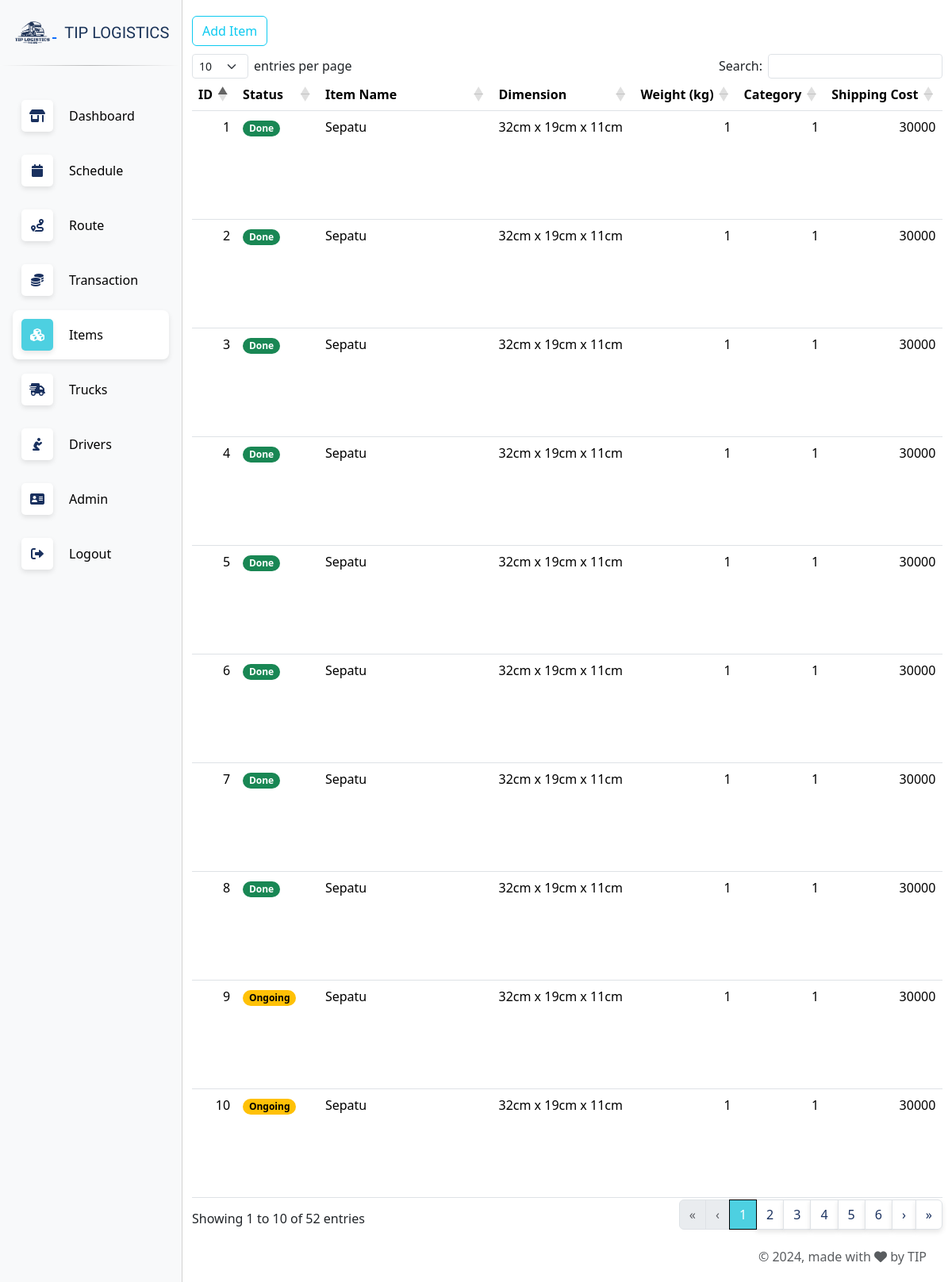
Page /items.php (signed in) on the committed database.
### tables this page shows
CREATE TABLE IF NOT EXISTS `item` (
  `id` int(11) NOT NULL AUTO_INCREMENT,
  `status` tinyint(1) NOT NULL DEFAULT 0,
  `item_name` varchar(45) NOT NULL,
  `panjang` int(11) NOT NULL,
  `lebar` int(11) NOT NULL,
  `tinggi` int(11) NOT NULL,
  `weight_kg` int(11) NOT NULL,
  `category` int(11) NOT NULL,
  `shipping_cost` int(11) NOT NULL,
  `order_received` timestamp NOT NULL DEFAULT current_timestamp() ON UPDATE current_timestamp(),
  `order_completed` datetime DEFAULT NULL,
  `id_location_from` int(11) NOT NULL,
  `sender_name` varchar(50) NOT NULL,
  `sender_phone_num` varchar(12) NOT NULL,
  `id_location_to` int(11) NOT NULL,
  `receiver_name` varchar(50) NOT NULL,
  `receiver_phone_num` varchar(12) NOT NULL,
  PRIMARY KEY (`id`),
  KEY `item_ibfk_2` (`category`),
  KEY `id_city_to` (`id_location_to`) USING BTREE,
  KEY `id_city_from` (`id_location_from`) USING BTREE
);

### items.php (the view, shortened to what this page needs)
<?php
require "connect.php";
?>
<!DOCTYPE html>
<html lang="en">
<head>
    <?php include('head.php'); ?>
</head>
<body>
    <?php
      include('navbar.php');
    ?>
    <div class="main-content">
    <div class="container">
        <div style="margin-top:20px;">
          <?php if ($manager['position'] == 2): ?>
            <button class="btn btn-outline-info" onclick="redirectToNewPage()">Add Item</button>
          <?php endif; ?>
          </div>
      <?php
      include "database.php";
      $sql = "SELECT * FROM item";
      $result = $db->query($sql);
      if ($result->num_rows > 0) {
          echo "<table class='table table-hover fixed-size-table table-unscheduled' id='table-items'>
                <thead>
                  <tr>
                      <th>ID</th>
                      <th>Status</th>
                      <th>Item Name</th>
                      <th>Dimension</th>
                      <th>Weight (kg)</th>
                      <th>Category</th>
                      <th>Shipping Cost</th>
                      <th>Order Received</th>
                      <th>Order Completed</th>
                      <th>Location From</th>
                      <th>Sender Name</th>
                      <th>Sender Phone Num</th>
                      <th>Location To</th>
                      <th>Receiver Name</th>
                      <th>Receiver Phone Num</th>
                  </tr>
                </thead>
                <tbody>";
          while ($row = $result->fetch_assoc()) {
              echo "<tr>
                      <td>".$row["id"]."</td>
                      <td>";
              if ($row["status"] == 0){
                echo '<span class="badge rounded-pill text-bg-danger">Unscheduled</span>';
              }else if ($row["status"] == 1){
                echo '<span class="badge rounded-pill text-bg-warning">Ongoing</span>';
              }else {
                echo '<span class="badge rounded-pill text-bg-success">Done</span>';
              }
              echo "</td>
                      <td>".$row["item_name"]."</td>
                      <td>" . $row['panjang'] . "cm x " . $row['lebar'] . "cm x " . $row['tinggi'] . "cm </td>
                      <td>".$row["weight_kg"]."</td>
                      <td>".$row["category"]."</td>
                      <td>".$row["shipping_cost"]."</td>
                      <td>".$row["order_received"]."</td>
                      <td>".$row["order_completed"]."</td>";
              echo "<td>".$row["receiver_name"]."</td>
                    <td>".$row["receiver_phone_num"]."</td>
                </tr>";
          }
          echo "</tbody>
          </table>";
      }
  ?>
  </div>
  <?php
    include('footer.php');
  ?>
  </div>
</body>
</html>

### assets/style.css (style rules this page uses)
#table-unscheduled, #table-on-going, #table-completed, #table-items, #table-1best, #table-2best, #table-3best, #table-driver { min-width: 100%; width: 100%; }
th, td { white-space: nowrap; }
.main-content { display: flex; flex-direction: column; min-height: 100vh; }

### assets/datatables/datatables.css (style rules this page uses)
:root { --dt-row-selected: 13, 110, 253; --dt-row-selected-text: 255, 255, 255; --dt-row-selected-link: 9, 10, 11; --dt-row-stripe: 0, 0, 0; --dt-row-hover: 0, 0, 0; --dt-column-ordering: 0, 0, 0; --dt-html-background: white; }
table.dataTable thead > tr > th.dt-orderable-asc, table.dataTable thead > tr > th.dt-orderable-desc, table.dataTable thead > tr > th.dt-ordering-asc, table.dataTable thead > tr > th.dt-ordering-desc, table.dataTable thead > tr > td.dt-orderable-asc, table.dataTable thead > tr > td.dt-orderable-desc, table.dataTable thead > tr > td.dt-ordering-asc, table.dataTable thead > tr > td.dt-ordering-desc { position: relative; padding-right: 30px; }
table.dataTable thead > tr > th.dt-orderable-asc, table.dataTable thead > tr > th.dt-orderable-desc, table.dataTable thead > tr > td.dt-orderable-asc, table.dataTable thead > tr > td.dt-orderable-desc { cursor: pointer; }
table.dataTable th, table.dataTable td { box-sizing: border-box; }
table.dataTable th.dt-type-numeric, table.dataTable th.dt-type-date, table.dataTable td.dt-type-numeric, table.dataTable td.dt-type-date { text-align: right; }
table.dataTable thead th, table.dataTable thead td, table.dataTable tfoot th, table.dataTable tfoot td { text-align: left; }
table.table.dataTable { clear: both; margin-bottom: 0; max-width: none; border-spacing: 0; }
table.table.dataTable > :not(caption) > * > * { background-color: transparent; }
table.table.dataTable > tbody > tr { background-color: transparent; }

### rows in the picture
item: id "1", status "Done", item_name "Sepatu", panjang "32", lebar "19", tinggi "11", weight_kg "1", category "1", shipping_cost "30000"
item: id "2", status "Done", item_name "Sepatu", panjang "32", lebar "19", tinggi "11", weight_kg "1", category "1", shipping_cost "30000"
item: id "3", status "Done", item_name "Sepatu", panjang "32", lebar "19", tinggi "11", weight_kg "1", category "1", shipping_cost "30000"
item: id "4", status "Done", item_name "Sepatu", panjang "32", lebar "19", tinggi "11", weight_kg "1", category "1", shipping_cost "30000"
item: id "5", status "Done", item_name "Sepatu", panjang "32", lebar "19", tinggi "11", weight_kg "1", category "1", shipping_cost "30000"
item: id "6", status "Done", item_name "Sepatu", panjang "32", lebar "19", tinggi "11", weight_kg "1", category "1", shipping_cost "30000"
item: id "7", status "Done", item_name "Sepatu", panjang "32", lebar "19", tinggi "11", weight_kg "1", category "1", shipping_cost "30000"
item: id "8", status "Done", item_name "Sepatu", panjang "32", lebar "19", tinggi "11", weight_kg "1", category "1", shipping_cost "30000"
item: id "9", status "Ongoing", item_name "Sepatu", panjang "32", lebar "19", tinggi "11", weight_kg "1", category "1", shipping_cost "30000"
item: id "10", status "Ongoing", item_name "Sepatu", panjang "32", lebar "19", tinggi "11", weight_kg "1", category "1", shipping_cost "30000"
